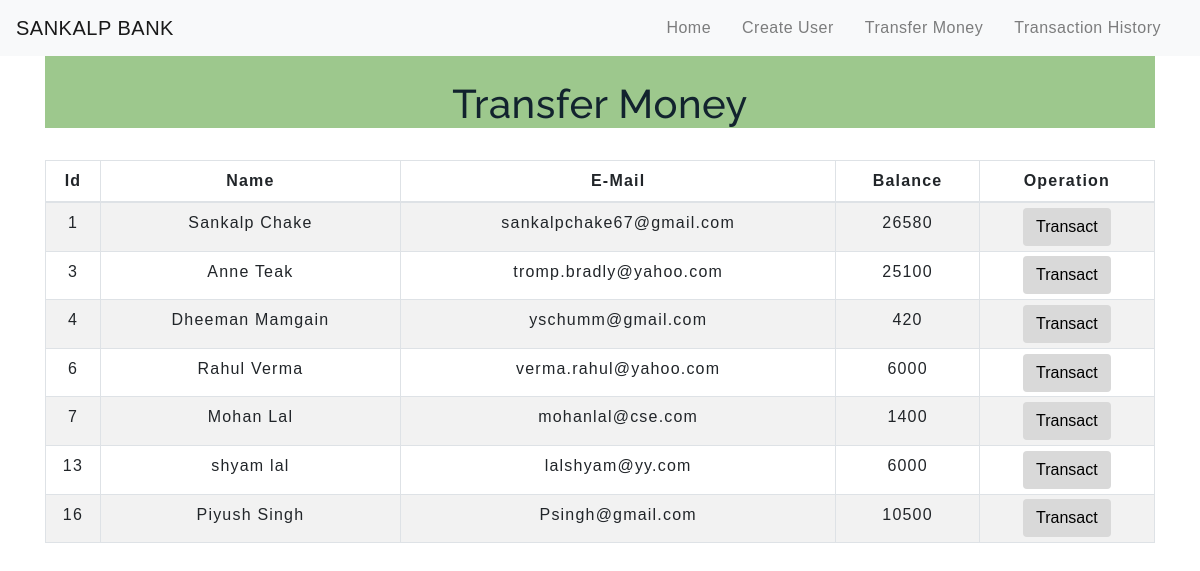
The page /moneytransfer.php on the database its author committed.
### tables this page shows
CREATE TABLE `users` (
  `id` int(11) NOT NULL,
  `name` varchar(30) NOT NULL,
  `email` varchar(30) NOT NULL,
  `balance` int(30) NOT NULL
);

### moneytransfer.php (the view, shortened to what this page needs)
<!DOCTYPE html>
<html lang="en">
<head>
    <link rel="stylesheet" href="https://maxcdn.bootstrapcdn.com/bootstrap/4.0.0/css/bootstrap.min.css">
    <link rel="stylesheet" type="text/css" href="css/table.css">
    <link rel="stylesheet" type="text/css" href="css/navbar.css">
</head>
<body>
<?php
    include 'config.php';
    $sql = "SELECT * FROM users";
    $result = mysqli_query($conn,$sql);
?>
<?php
  include 'navbar.php';
?>
<div class="container">
        <h2 class="text-center pt-4">Transfer Money</h2>
        <br>
            <div class="row">
                <div class="col">
                    <div class="table-responsive-sm">
                    <table class="table table-hover table-sm table-striped table-condensed table-bordered">
                        <thead>
                            <tr>
                            <th scope="col" class="text-center py-2">Id</th>
                            <th scope="col" class="text-center py-2">Name</th>
                            <th scope="col" class="text-center py-2">E-Mail</th>
                            <th scope="col" class="text-center py-2">Balance</th>
                            <th scope="col" class="text-center py-2">Operation</th>
                            </tr>
                        </thead>
                        <tbody>
                <?php
                    while($rows=mysqli_fetch_assoc($result)){
                ?>
                    <tr>
                        <td class="py-2"><?php echo $rows['id'] ?></td>
                        <td class="py-2"><?php echo $rows['name']?></td>
                        <td class="py-2"><?php echo $rows['email']?></td>
                        <td class="py-2"><?php echo $rows['balance']?></td>
                        <td><a href="selecteduserdetail.php?id= <?php echo $rows['id'] ;?>"> <button type="button" class="btn">Transact</button></a></td>
                    </tr>
                <?php
                    }
                ?>
                        </tbody>
                    </table>
                    </div>
                </div>
            </div>
         </div>
</body>
</html>

### navbar.php (shortened to what this page needs)
<nav class="navbar navbar-expand-md navbar-light bg-light">
<a class="navbar-brand" href="index.php">SANKALP BANK</a>
<div class="collapse navbar-collapse" id="collapsibleNavbar">
      <ul class="navbar-nav ml-auto">
        <li class="nav-item">
          <a class="nav-link" href="index.php">Home</a>
        </li>
        <li class="nav-item">
          <a class="nav-link" href="createuser.php">Create User</a>
        </li>
        <li class="nav-item">
          <a class="nav-link" href="transfermoney.php">Transfer Money</a>
        </li>
        <li class="nav-item">
          <a class="nav-link" href="transactionhistory.php">Transaction History</a>
        </li>
    </div>
 </nav>

### css/table.css (style rules this page uses)
* { padding: 0; margin: 0; box-sizing: border-box; font-family: sans-serif; }
h2 { font-size: 40px; }
table { letter-spacing: 1.2px; }
td { text-align: center; }
button { border:none; background: #d9d9d9; transition: 1s; }

### css/navbar.css (style rules this page uses)
.nav-link { margin-right: 15px; color: #12232e; letter-spacing: 0.5px; transition: 0.5s; }
.navbar-brand { color: #4c4b4b; letter-spacing: 0.5px; }
h2 { color: #12232e; background-color: #9dc88d; letter-spacing: 0.5px; font-family: raleway; }

### moneytransfer.php (style rules this page uses)
button { transition: 1.5s; }

### rows shown on the page
users: id "1", name "Sankalp Chake", email "sankalpchake67@gmail.com", balance "26580"
users: id "3", name "Anne Teak", email "tromp.bradly@yahoo.com", balance "25100"
users: id "4", name "Dheeman Mamgain", email "yschumm@gmail.com", balance "420"
users: id "6", name "Rahul Verma", email "verma.rahul@yahoo.com", balance "6000"
users: id "7", name "Mohan Lal", email "mohanlal@cse.com", balance "1400"
users: id "13", name "shyam lal", email "lalshyam@yy.com", balance "6000"
users: id "16", name "Piyush Singh", email "Psingh@gmail.com", balance "10500"
